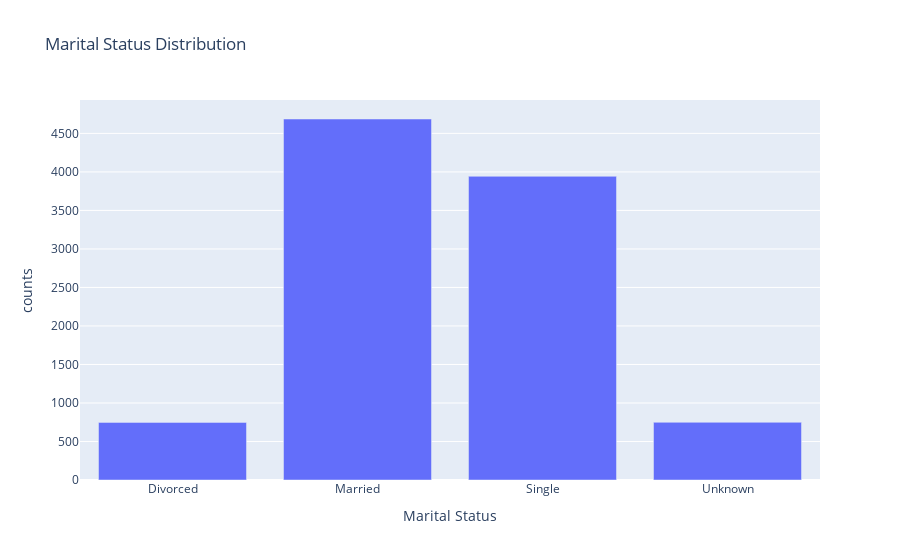

Notebook code for this chart:
### Code cell
marital_df = bank_df.groupby(['Marital_Status']).size().reset_index(name='counts')
fig = px.bar(marital_df, x='Marital_Status', y='counts', labels={'Marital_Status':'Marital Status'}, title='Marital Status Distribution')
fig.show()

### Figure 1 — Plotly figure (JSON) as saved in the notebook; plotly's stock layout.template omitted (floating-point values rounded to 4 significant figures)
{"data": [{"alignmentgroup": "True", "hovertemplate": "Marital Status=%{x}<br>counts=%{y}<extra></extra>", "legendgroup": "", "marker": {"color": "#636efa", "pattern": {"shape": ""}}, "name": "", "offsetgroup": "", "orientation": "v", "showlegend": false, "textposition": "auto", "type": "bar", "x": ["Divorced", "Married", "Single", "Unknown"], "xaxis": "x", "y": [748, 4687, 3943, 749], "yaxis": "y"}], "layout": {"barmode": "relative", "legend": {"tracegroupgap": 0}, "title": {"text": "Marital Status Distribution"}, "xaxis": {"anchor": "y", "domain": [0, 1], "title": {"text": "Marital Status"}}, "yaxis": {"anchor": "x", "domain": [0, 1], "title": {"text": "counts"}}}}
